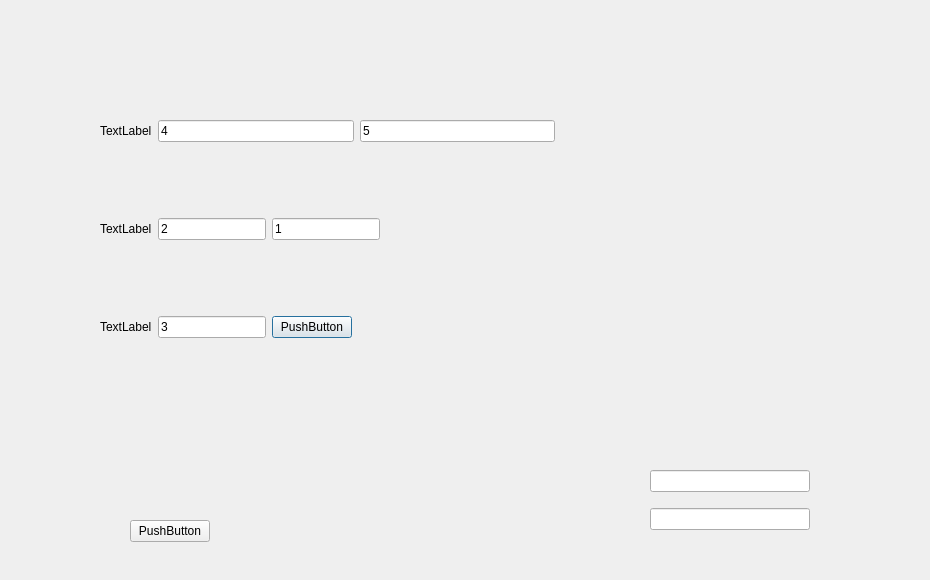
<?xml version="1.0" encoding="UTF-8"?>
<ui version="4.0">
 <class>DialogTable2</class>
 <widget class="QDialog" name="DialogTable2">
  <property name="geometry">
   <rect>
    <x>0</x>
    <y>0</y>
    <width>930</width>
    <height>580</height>
   </rect>
  </property>
  <property name="focusPolicy">
   <enum>Qt::StrongFocus</enum>
  </property>
  <property name="windowTitle">
   <string>Dialog</string>
  </property>
  <widget class="QWidget" name="verticalWidget" native="true">
   <property name="geometry">
    <rect>
     <x>100</x>
     <y>50</y>
     <width>651</width>
     <height>361</height>
    </rect>
   </property>
   <layout class="QVBoxLayout" name="verticalLayout">
    <item>
     <layout class="QVBoxLayout" name="verticalLayout_5">
      <item>
       <layout class="QHBoxLayout" name="horizontalLayout">
        <item>
         <widget class="QLabel" name="label_3">
          <property name="text">
           <string>TextLabel</string>
          </property>
         </widget>
        </item>
        <item>
         <widget class="QLineEdit" name="lineEdit_4">
          <property name="text">
           <string>4</string>
          </property>
         </widget>
        </item>
        <item>
         <widget class="QLineEdit" name="lineEdit_5">
          <property name="text">
           <string>5</string>
          </property>
         </widget>
        </item>
        <item>
         <spacer name="horizontalSpacer_3">
          <property name="orientation">
           <enum>Qt::Horizontal</enum>
          </property>
          <property name="sizeHint" stdset="0">
           <size>
            <width>40</width>
            <height>20</height>
           </size>
          </property>
         </spacer>
        </item>
       </layout>
      </item>
     </layout>
    </item>
    <item>
     <layout class="QVBoxLayout" name="verticalLayout_2">
      <item>
       <layout class="QHBoxLayout" name="horizontalLayout_3">
        <item>
         <widget class="QLabel" name="label">
          <property name="sizePolicy">
           <sizepolicy hsizetype="Fixed" vsizetype="Preferred">
            <horstretch>0</horstretch>
            <verstretch>0</verstretch>
           </sizepolicy>
          </property>
          <property name="text">
           <string>TextLabel</string>
          </property>
         </widget>
        </item>
        <item>
         <widget class="QLineEdit" name="lineEdit_2">
          <property name="sizePolicy">
           <sizepolicy hsizetype="Fixed" vsizetype="Fixed">
            <horstretch>0</horstretch>
            <verstretch>0</verstretch>
           </sizepolicy>
          </property>
          <property name="text">
           <string>2</string>
          </property>
         </widget>
        </item>
        <item>
         <widget class="QLineEdit" name="lineEdit">
          <property name="sizePolicy">
           <sizepolicy hsizetype="Fixed" vsizetype="Fixed">
            <horstretch>0</horstretch>
            <verstretch>0</verstretch>
           </sizepolicy>
          </property>
          <property name="text">
           <string>1</string>
          </property>
         </widget>
        </item>
        <item>
         <spacer name="horizontalSpacer_2">
          <property name="orientation">
           <enum>Qt::Horizontal</enum>
          </property>
          <property name="sizeHint" stdset="0">
           <size>
            <width>40</width>
            <height>20</height>
           </size>
          </property>
         </spacer>
        </item>
       </layout>
      </item>
     </layout>
    </item>
    <item>
     <layout class="QVBoxLayout" name="verticalLayout_4">
      <item>
       <layout class="QHBoxLayout" name="horizontalLayout_2">
        <item>
         <widget class="QLabel" name="label_2">
          <property name="text">
           <string>TextLabel</string>
          </property>
         </widget>
        </item>
        <item>
         <widget class="QLineEdit" name="lineEdit_3">
          <property name="sizePolicy">
           <sizepolicy hsizetype="Fixed" vsizetype="Fixed">
            <horstretch>0</horstretch>
            <verstretch>0</verstretch>
           </sizepolicy>
          </property>
          <property name="text">
           <string>3</string>
          </property>
         </widget>
        </item>
        <item>
         <widget class="QPushButton" name="pushButton_2">
          <property name="text">
           <string>PushButton</string>
          </property>
          <property name="autoDefault">
           <bool>true</bool>
          </property>
          <property name="default">
           <bool>false</bool>
          </property>
         </widget>
        </item>
        <item>
         <spacer name="horizontalSpacer">
          <property name="orientation">
           <enum>Qt::Horizontal</enum>
          </property>
          <property name="sizeHint" stdset="0">
           <size>
            <width>40</width>
            <height>20</height>
           </size>
          </property>
         </spacer>
        </item>
       </layout>
      </item>
     </layout>
    </item>
   </layout>
  </widget>
  <widget class="QPushButton" name="pushButton">
   <property name="geometry">
    <rect>
     <x>130</x>
     <y>520</y>
     <width>80</width>
     <height>22</height>
    </rect>
   </property>
   <property name="text">
    <string>PushButton</string>
   </property>
  </widget>
  <widget class="QWidget" name="verticalLayoutWidget">
   <property name="geometry">
    <rect>
     <x>650</x>
     <y>460</y>
     <width>160</width>
     <height>80</height>
    </rect>
   </property>
   <layout class="QVBoxLayout" name="verticalLayout_3">
    <item>
     <widget class="QLineEdit" name="lineEdit_6"/>
    </item>
    <item>
     <widget class="QLineEdit" name="lineEdit_7"/>
    </item>
   </layout>
  </widget>
 </widget>
 <resources/>
 <connections/>
</ui>
